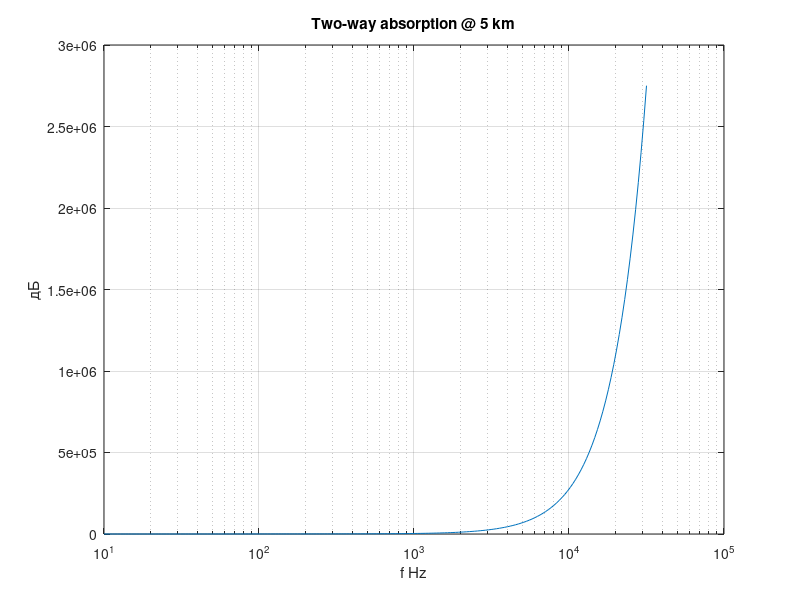

The MATLAB source for this figure:
% Оптимальная частота
% Максимум SNR на дистанции

Rk = 5;
f = logspace(1, 4.5, 200);
a = 0.11*f.^2./(1+f.^2) + 44*f.^2./(4100+f.^2) + 2.75e-4*f.^2;
twoWay = 2*a*Rk;
figure;
semilogx(f, twoWay);
title('Two-way absorption @ 5 km'); xlabel('f Hz'); ylabel('дБ'); grid on;

%{
@play
{
 "title": "Оптимальная частота",
 "groups": [
  {
   "name": "Задача",
   "controls": [
    {
     "var": "Rk",
     "label": "Дистанция км",
     "min": 1,
     "max": 20,
     "step": 1,
     "default": 5
    }
   ]
  }
 ]
}
%}
